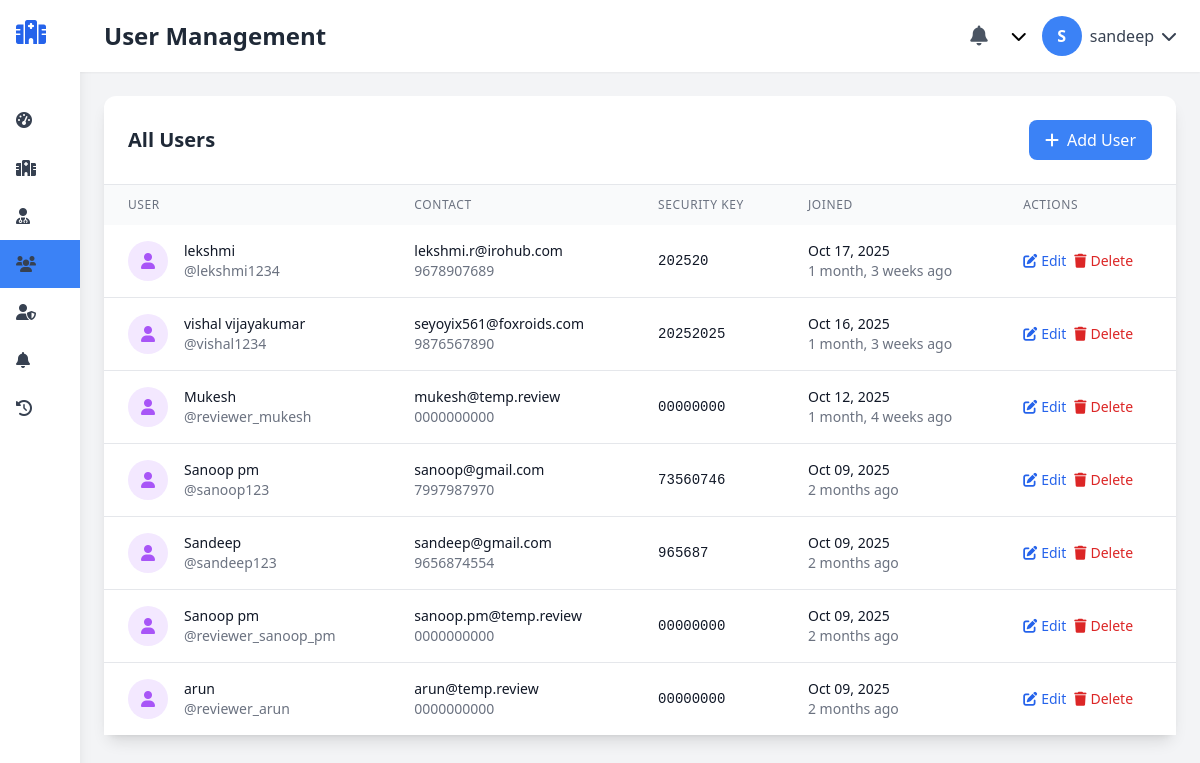
Screenshot of /admin-dashboard/users/ (signed in) with the database file from the repository.
### userapp/models.py (models this page shows, shortened)
class UserRegistration(models.Model):
    username = models.CharField(max_length=100, unique=True)
    email = models.EmailField(unique=True)
    password = models.CharField(max_length=255)
    fullname = models.CharField(max_length=200)
    phone = models.CharField(max_length=15)
    security_key = models.CharField(max_length=8)
    profile_image = models.ImageField(upload_to='user_images/', null=True, blank=True)
    created_at = models.DateTimeField(auto_now_add=True, null=True, blank=True)
    updated_at = models.DateTimeField(auto_now=True, null=True, blank=True)
    class Meta:
        db_table = 'user_registration'

### adminapp/views.py (the view)
    def wrapper(request, *args, **kwargs):
        if not request.user.is_authenticated or not request.user.is_staff:
            messages.error(request, "Access denied. Admin privileges required.")
            return redirect('admin_login')
        return view_func(request, *args, **kwargs)

### adminapp/views.py (called while the page is built)
def admin_login_required(view_func):
    def wrapper(request, *args, **kwargs):
        if not request.user.is_authenticated or not request.user.is_staff:
            messages.error(request, "Access denied. Admin privileges required.")
            return redirect('admin_login')
        return view_func(request, *args, **kwargs)
    return wrapper

@admin_login_required
def user_list(request):
    users = UserRegistration.objects.all().order_by('-created_at')
    return render(request, 'adminapp/users/list.html', {'users': users})

### adminapp/templates/adminapp/users/list.html (shortened to what this page needs)
{% extends 'adminapp/base.html' %}
{% block page_title %}User Management{% endblock %}
{% block content %}
<div class="bg-white rounded-xl shadow-lg">
    <div class="p-6 border-b border-gray-200">
        <div class="flex justify-between items-center">
            <h2 class="text-xl font-semibold text-gray-800">All Users</h2>
            <a href="{% url 'user_add' %}" class="bg-blue-500 hover:bg-blue-600 text-white px-4 py-2 rounded-lg transition-colors duration-200 flex items-center space-x-2">
                <i class="fas fa-plus"></i>
                <span>Add User</span>
            </a>
        </div>
    </div>
    <div class="overflow-x-auto">
        <table class="w-full">
            <thead class="bg-gray-50">
                <tr>
                    <th class="px-6 py-3 text-left text-xs font-medium text-gray-500 uppercase tracking-wider">User</th>
                    <th class="px-6 py-3 text-left text-xs font-medium text-gray-500 uppercase tracking-wider">Contact</th>
                    <th class="px-6 py-3 text-left text-xs font-medium text-gray-500 uppercase tracking-wider">Security Key</th>
                    <th class="px-6 py-3 text-left text-xs font-medium text-gray-500 uppercase tracking-wider">Joined</th>
                    <th class="px-6 py-3 text-left text-xs font-medium text-gray-500 uppercase tracking-wider">Actions</th>
                </tr>
            </thead>
            <tbody class="bg-white divide-y divide-gray-200">
                {% for user in users %}
                <tr class="hover:bg-gray-50 transition-colors duration-200">
                    <td class="px-6 py-4 whitespace-nowrap">
                        <div class="flex items-center">
                            <div class="w-10 h-10 bg-purple-100 rounded-full flex items-center justify-center">
                                <i class="fas fa-user text-purple-500"></i>
                            </div>
                            <div class="ml-4">
                                <div class="text-sm font-medium text-gray-900">{{ user.fullname }}</div>
                                <div class="text-sm text-gray-500">@{{ user.username }}</div>
                            </div>
                        </div>
                    </td>
                    <td class="px-6 py-4 whitespace-nowrap">
                        <div class="text-sm text-gray-900">{{ user.email }}</div>
                        <div class="text-sm text-gray-500">{{ user.phone }}</div>
                    </td>
                    <td class="px-6 py-4 whitespace-nowrap">
                        <div class="text-sm font-mono text-gray-900">{{ user.security_key }}</div>
                    </td>
                    <td class="px-6 py-4 whitespace-nowrap">
                        <div class="text-sm text-gray-900">{{ user.created_at|date:"M d, Y" }}</div>
                        <div class="text-sm text-gray-500">{{ user.created_at|timesince }} ago</div>
                    </td>
                    <td class="px-6 py-4 whitespace-nowrap text-sm font-medium">
                        <div class="flex space-x-2">
                            <a href="{% url 'user_edit' user.id %}" class="text-blue-600 hover:text-blue-900 transition-colors duration-200 flex items-center space-x-1">
                                <i class="fas fa-edit"></i>
                                <span>Edit</span>
                            </a>
                            <a href="{% url 'user_delete' user.id %}" class="text-red-600 hover:text-red-900 transition-colors duration-200 flex items-center space-x-1">
                                <i class="fas fa-trash"></i>
                                <span>Delete</span>
                            </a>
                        </div>
                    </td>
                </tr>
                {% empty %}
                <tr>
                    <td colspan="5" class="px-6 py-4 text-center text-gray-500">
                        No users found. <a href="{% url 'user_add' %}" class="text-blue-500 hover:text-blue-700">Add the first user</a>
                    </td>
                </tr>
                {% endfor %}
            </tbody>
        </table>
    </div>
</div>
{% endblock %}

### adminapp/templates/adminapp/base.html (shortened to what this page needs)
<!DOCTYPE html>
<html lang="en">
<head>
    <script src="https://cdn.tailwindcss.com"></script>
    <link rel="stylesheet" href="https://cdnjs.cloudflare.com/ajax/libs/font-awesome/6.0.0/css/all.min.css">
</head>
<body class="bg-gray-100">
    <div class="flex h-screen">
        <div class="sidebar bg-white shadow-lg w-20 hover:w-64 overflow-hidden transition-all duration-300">
            <div class="p-4">
                <div class="flex items-center space-x-4">
                    <i class="fas fa-hospital text-2xl text-blue-600"></i>
                </div>
            </div>
            <nav class="mt-8">
                <a href="{% url 'admin_dashboard' %}"
                    class="flex items-center px-4 py-3 text-gray-700 hover:bg-blue-50 hover:text-blue-600 transition-colors duration-200 {% if request.resolver_match.url_name == 'admin_dashboard' %}active-nav{% endif %}">
                    <i class="fas fa-tachometer-alt w-6"></i>
                </a>
                <a href="{% url 'hospital_list' %}"
                    class="flex items-center px-4 py-3 text-gray-700 hover:bg-blue-50 hover:text-blue-600 transition-colors duration-200 {% if 'hospital' in request.resolver_match.url_name %}active-nav{% endif %}">
                    <i class="fas fa-hospital-alt w-6"></i>
                </a>
                <a href="{% url 'doctor_list' %}"
                    class="flex items-center px-4 py-3 text-gray-700 hover:bg-blue-50 hover:text-blue-600 transition-colors duration-200 {% if 'doctor' in request.resolver_match.url_name %}active-nav{% endif %}">
                    <i class="fas fa-user-md w-6"></i>
                </a>
                <a href="{% url 'user_list' %}"
                    class="flex items-center px-4 py-3 text-gray-700 hover:bg-blue-50 hover:text-blue-600 transition-colors duration-200 {% if 'user' in request.resolver_match.url_name and 'admin' not in request.resolver_match.url_name %}active-nav{% endif %}">
                    <i class="fas fa-users w-6"></i>
                </a>
                <a href="{% url 'admin_list' %}"
                    class="flex items-center px-4 py-3 text-gray-700 hover:bg-blue-50 hover:text-blue-600 transition-colors duration-200 ">
                    <i class="fas fa-user-shield w-6"></i>
                </a>
                <a href="{% url 'notification_list' %}"
                    class="flex items-center px-4 py-3 text-gray-700 hover:bg-blue-50 hover:text-blue-600 transition-colors duration-200 {% if 'notification' in request.resolver_match.url_name %}active-nav{% endif %}">
                    <i class="fas fa-bell w-6"></i>
                </a>
                <a href="{% url 'activity_list' %}"
                    class="flex items-center px-4 py-3 text-gray-700 hover:bg-blue-50 hover:text-blue-600 transition-colors duration-200 {% if 'activity' in request.resolver_match.url_name %}active-nav{% endif %}">
                    <i class="fas fa-history w-6"></i>
                </a>
            </nav>
        </div>
        <div class="flex-1 overflow-auto">
            <header class="bg-white shadow-sm">
                <div class="flex justify-between items-center px-6 py-4">
                    <h1 class="text-2xl font-semibold text-gray-800">{% block page_title %}Dashboard{% endblock %}</h1>
                    <div class="flex items-center space-x-4">
                        <div class="relative">
                            <a href="{% url 'notification_list' %}"
                                class="p-2 text-gray-600 hover:text-blue-600 transition-colors duration-200">
                                <i class="fas fa-bell text-xl"></i>
                            </a>
                        </div>
                        <div class="relative group">
                            <i class="fas fa-chevron-down cursor-pointer"></i>
                        </div>
                        <div class="relative">
                            <div class="flex items-center space-x-2 text-gray-700">
                                <div
                                    class="w-10 h-10 bg-blue-500 rounded-full flex items-center justify-center text-white font-semibold">
                                    {{ request.user.username|first|upper }}
                                </div>
                                <span>{{ request.user.username }}</span>
                                <div class="relative group">
                                    <i class="fas fa-chevron-down cursor-pointer"></i>
                                </div>
                            </div>
                        </div>
                    </div>
                </div>
            </header>
            <main class="p-6">
                {% block content %}{% endblock %}
            </main>
        </div>
    </div>
</body>
</html>

### adminapp/templates/adminapp/base.html (style rules this page uses)
.sidebar { transition: width 0.3s ease; }
.active-nav { background-color: #3b82f6; color: white; }

### rows the page displays
UserRegistration: fullname "lekshmi", username "lekshmi1234", email "lekshmi.r@irohub.com", phone "9678907689", security_key "202520", created_at "Oct 17, 2025", created_at "1 month, 3 weeks"
UserRegistration: fullname "vishal vijayakumar", username "vishal1234", email "seyoyix561@foxroids.com", phone "9876567890", security_key "20252025", created_at "Oct 16, 2025", created_at "1 month, 3 weeks"
UserRegistration: fullname "Mukesh", username "reviewer_mukesh", email "mukesh@temp.review", phone "0000000000", security_key "00000000", created_at "Oct 12, 2025", created_at "1 month, 4 weeks"
UserRegistration: fullname "Sanoop pm", username "sanoop123", email "sanoop@gmail.com", phone "7997987970", security_key "73560746", created_at "Oct 09, 2025", created_at "2 months"
UserRegistration: fullname "Sandeep", username "sandeep123", email "sandeep@gmail.com", phone "9656874554", security_key "965687", created_at "Oct 09, 2025", created_at "2 months"
UserRegistration: fullname "Sanoop pm", username "reviewer_sanoop_pm", email "sanoop.pm@temp.review", phone "0000000000", security_key "00000000", created_at "Oct 09, 2025", created_at "2 months"
UserRegistration: fullname "arun", username "reviewer_arun", email "arun@temp.review", phone "0000000000", security_key "00000000", created_at "Oct 09, 2025", created_at "2 months"

### other values shown
{{ request.user.username|first|upper }} "S"
{{ request.user.username }} "sandeep"
